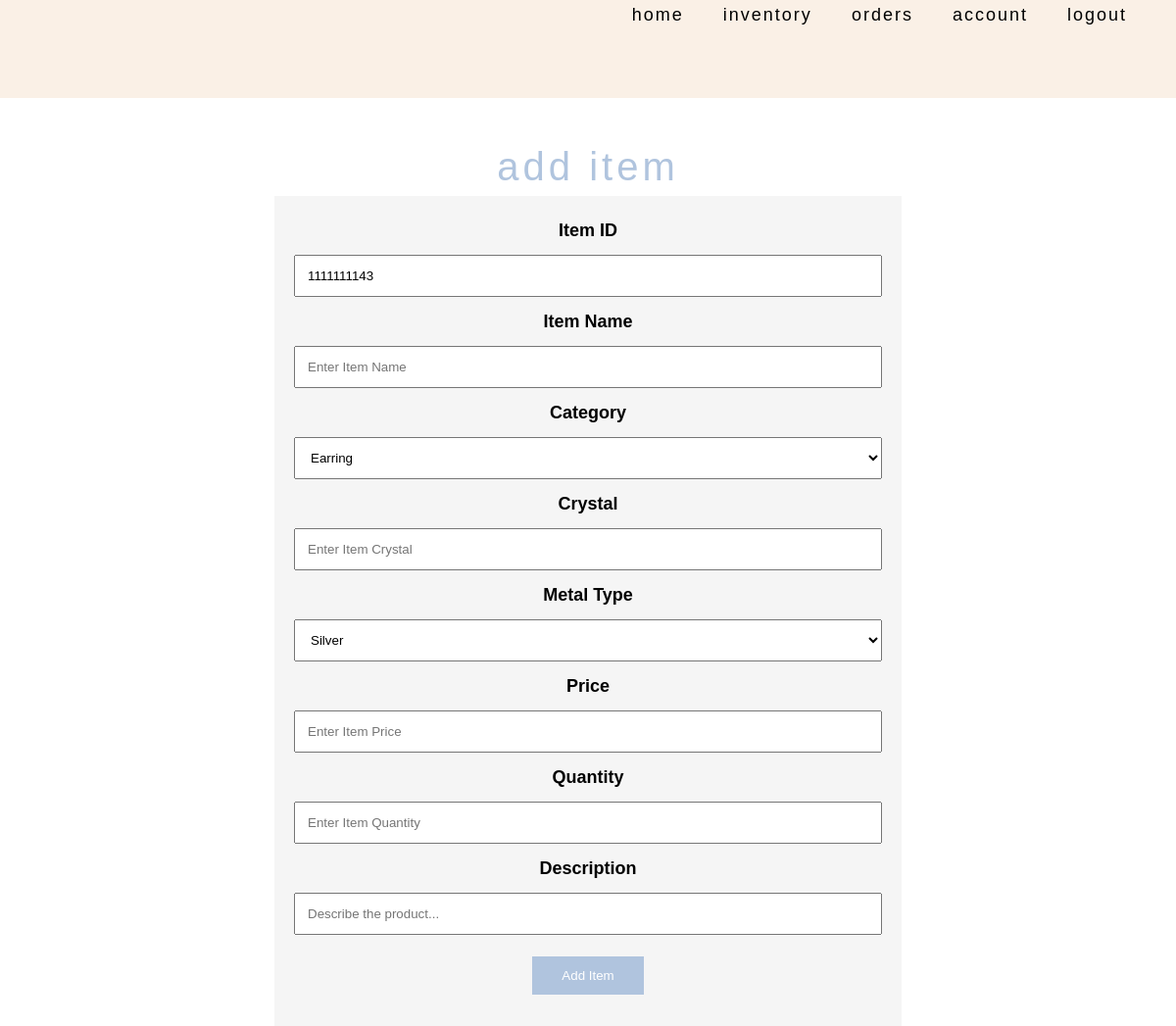
/employee/additem.php (signed in), run on an earlier commit of the app's database.
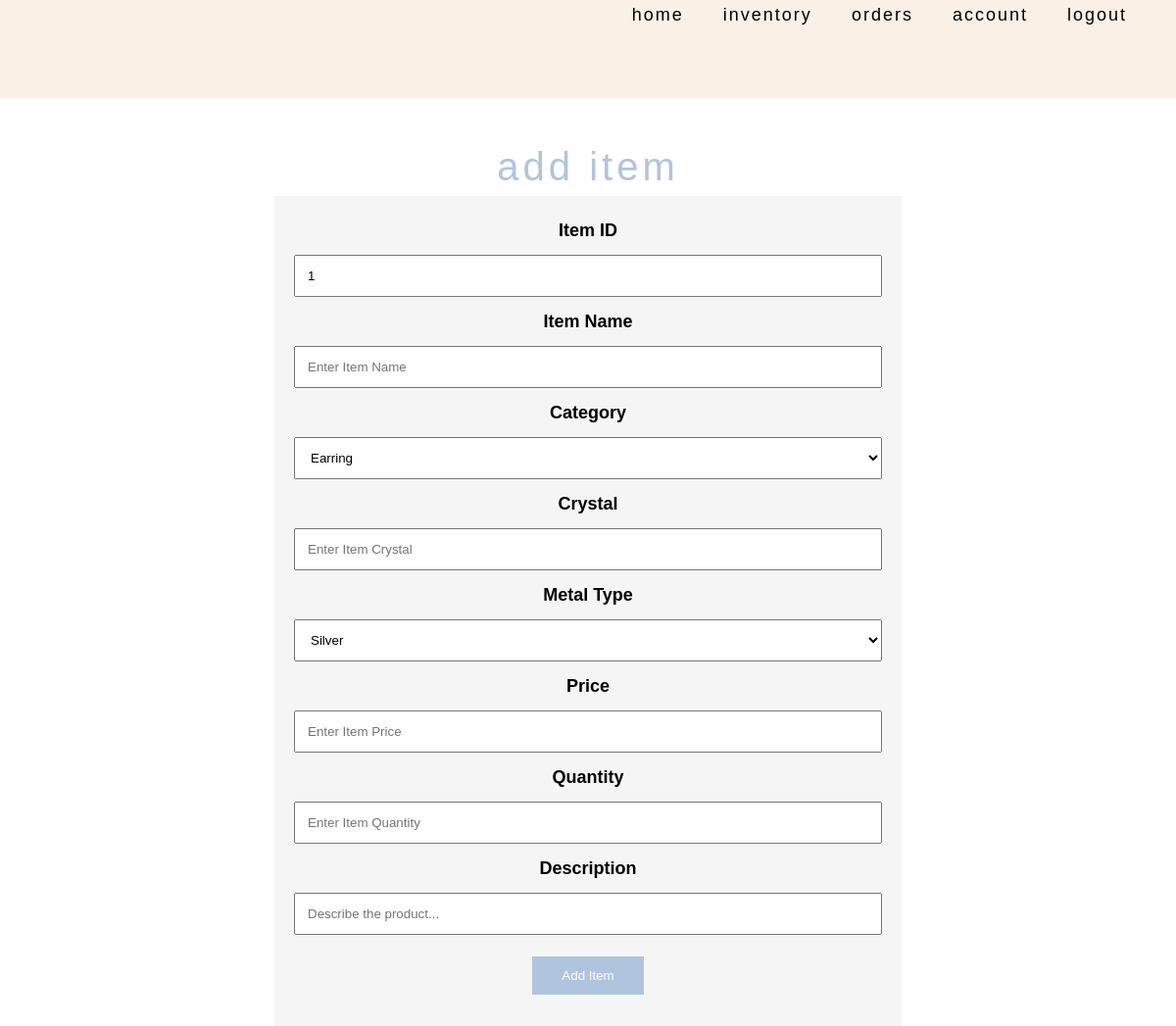
And on a later commit of the database.
### tables this page shows
CREATE TABLE `item` (
  `itemID` int(10) UNSIGNED ZEROFILL NOT NULL,
  `name` varchar(30) NOT NULL,
  `price` decimal(5,2) UNSIGNED NOT NULL,
  `quantity` int(3) UNSIGNED NOT NULL,
  `category` varchar(15) NOT NULL,
  `color` varchar(15) NOT NULL,
  `material` varchar(15) NOT NULL,
  `description` text DEFAULT NULL,
  `tags` text DEFAULT NULL
);

### employee/additem.php (the view, shortened to what this page needs)
<?php
include '../view/empheader.php';
require '../functions/db.php';
$query = "SELECT ItemID FROM ITEM ORDER BY ItemID DESC";
$result = $db->query($query);
$row = $result->fetch_assoc();
$prevID = $row["ItemID"];
$nextID = $prevID + 1;
?>
<div class="wrapper">
  <h1>Add Item</h1>
  <div class="center-box">
    <form action="additemresult.php" method="post">
      <label for="itemid"><b>Item ID</b></label>
      <input type="text" value="<?php echo $nextID; ?>" name="itemid" maxlength="10" readonly />
      <label for="itemname"><b>Item Name</b></label>
      <input type="text" placeholder="Enter Item Name" name="itemname" maxlength="40" required />
      <label for="category"><b>Category</b></label>
      <select name="category">
        <option value="earring">Earring</option>
      </select>
      <label for="crystal"><b>Crystal</b></label>
      <input type="text" placeholder="Enter Item Crystal" name="crystal" maxlength="20" required />
      <label for="metal"><b>Metal Type</b></label>
      <select name="metal">
        <option value="silver">Silver</option>
      </select>
      <label for="price"><b>Price</b></label>
      <input type="text" placeholder="Enter Item Price" name="price" maxlength="5" required />
      <label for="quantity"><b>Quantity</b></label>
      <input type="number" placeholder="Enter Item Quantity" name="quantity" min="0" ; maxlength="3" required />
      <label for="desc"><b>Description</b></label>
      <input type="text" placeholder="Describe the product..." name="desc" required />
      <button type="submit" name="additem">Add Item</button>
    </form>
  </div>
</div>
</body>
</html>

### view/empheader.php (shortened to what this page needs)
<!DOCTYPE html>
<html lang="en">
<head>
    <link rel="stylesheet" href="../style.css?v=<?php echo time(); ?>" />
</head>
<body>
    <nav>
        <ul>
            <li><a href="../functions/logout.php">Logout</a></li>
            <li><a href="empaccount.php">Account</a></li>
            <li><a href="orders.php">Orders</a></li>
            <li><a href="inventory.php">Inventory</a></li>
            <li><a href="employeehome.php">Home</a></li>
        </ul>
    </nav>

### style.css (style rules this page uses)
html, body, div, span, object, iframe, h1, h2, h3, h4, h5, h6, p, blockquote, pre, abbr, address, cite, code, del, dfn, em, img, ins, kbd, q, samp, small, strong, sub, sup, var, b, i, dl, dt, dd, ol, ul, li, fieldset, form, label, legend, table, caption, tbody, tfoot, thead, tr, th, td, article, aside, canvas, details, figcaption, figure, footer, header, hgroup, menu, nav, section, summary, time, mark, audio, video { margin: 0; padding: 0; border: 0; outline: 0; font-size: 100%; vertical-align: baseline; background: transparent; }
body { line-height: 1; }
article, aside, details, figcaption, figure, footer, header, hgroup, menu, nav, section { display: block; }
nav ul { list-style: none; }
a { margin: 0; padding: 0; font-size: 100%; vertical-align: baseline; background: transparent; }
input, select { vertical-align: middle; }
.wrapper { margin: 0 auto; width: 1000px; }
.center-box { margin: 0 auto; padding: 20px; width: 600px; background-color: whitesmoke; text-align: center; }
h1 { font-family: Arial, Helvetica, sans-serif; font-size: 40px; font-weight: 100; text-align: center; text-transform: lowercase; color: lightsteelblue; letter-spacing: 4px; line-height: 60px; padding-top: 40px; }
a { font-family: Arial, Helvetica, sans-serif; font-size: 18px; font-weight: 100; color: lightsteelblue; line-height: 30px; }
input { width: 100%; padding: 12px; margin: 10px 0px; box-sizing: border-box; }
select { width: 100%; padding: 12px; margin: 10px 0px; box-sizing: border-box; }
button[type="submit"] { background-color: lightsteelblue; border: none; color: white; padding: 12px 30px; text-decoration: none; margin: 12px 2px; cursor: pointer; }
label { font-family: Arial, Helvetica, sans-serif; font-size: 18px; font-weight: 100; line-height: 30px; padding-top: 10px; }
nav { width: 100%; height: 100px; background-color: linen; }
ul { margin-right: 30px; }
ul li { float: right; line-height: 100px; }
ul li a { display: block; text-decoration: none; font-family: Arial, Helvetica, sans-serif; font-size: 18px; color: black; text-transform: lowercase; letter-spacing: 2px; padding: 0 20px; }

What changed in the data, as far as the page shows it:
removed item: itemid "1111111143"
Also different on the page:
form field itemid: (not shown) → "1"
